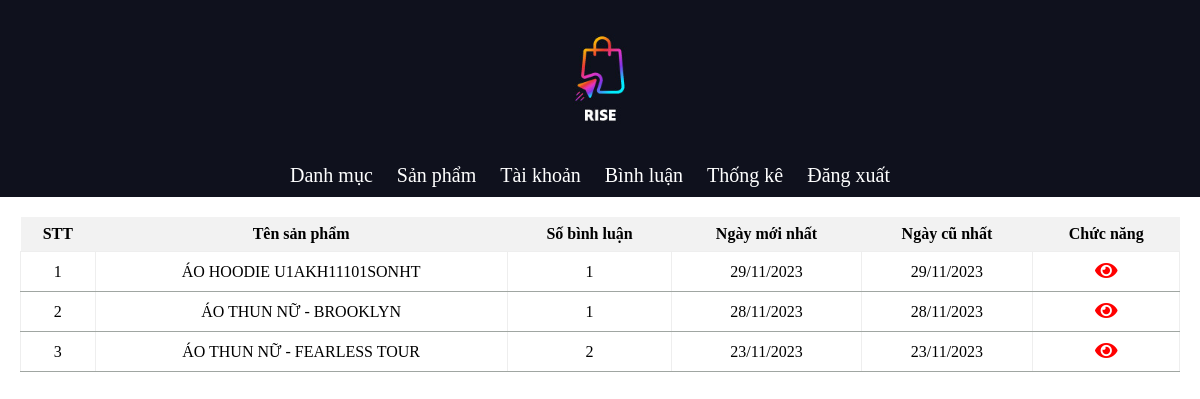
Screenshot of /admin/admin.php?pg=binhluan with the database file from the repository.
### tables this page shows
CREATE TABLE `binhluan` (
  `id` int(4) NOT NULL,
  `ten` varchar(100) NOT NULL,
  `noidung` varchar(100) NOT NULL,
  `ngaybinhluan` varchar(30) NOT NULL,
  `idpro` int(4) NOT NULL,
  `id_us` int(4) NOT NULL,
  `email` varchar(100) NOT NULL
);

CREATE TABLE `sanpham` (
  `id` int(4) NOT NULL,
  `ten_sp` varchar(100) NOT NULL,
  `hinh_sp` varchar(100) NOT NULL,
  `gia` int(10) NOT NULL,
  `iddm` int(4) NOT NULL,
  `mota` varchar(2000) NOT NULL,
  `trangthai` tinyint(4) NOT NULL DEFAULT 0,
  `giamgia` tinyint(4) NOT NULL DEFAULT 0,
  `soluong` tinyint(3) NOT NULL,
  `sodonhang` tinyint(3) NOT NULL
);

### dao/pdo.php (called while the page is built, shortened)
<?php
function pdo_get_connection()
{
    $dburl = "mysql:host=localhost;dbname=dataduan1;charset=utf8";
    $username = 'root';
    $password = '';
    $conn = new PDO($dburl, $username, $password);
    $conn->setAttribute(PDO::ATTR_ERRMODE, PDO::ERRMODE_EXCEPTION);
    return $conn;
}
function pdo_query($sql)
{
    $sql_args = array_slice(func_get_args(), 1);
    try {
        $conn = pdo_get_connection();
        $stmt = $conn->prepare($sql);
        $stmt->execute($sql_args);
        $rows = $stmt->fetchAll();
        return $rows;
    } catch (PDOException $e) {
        throw $e;
    } finally {
        unset($conn);
    }
}

### dao/binhluan.php (called while the page is built, shortened)
<?php
require_once 'pdo.php';
function load_bl($idpro)
{
    $sql = "SELECT binhluan.*, COUNT(binhluan.id) as sobinhluan, user.ten as ten, sanpham.ten_sp as tensp, MIN(binhluan.ngaybinhluan) as ngaycu, MAX(binhluan.ngaybinhluan) as ngaymoi
    FROM binhluan
    JOIN user ON binhluan.id_us = user.id_us
    JOIN sanpham ON binhluan.idpro = sanpham.id
    WHERE 1";
    $sql .= " GROUP BY binhluan.idpro ORDER BY binhluan.id DESC";
    return pdo_query($sql);
}

### admin/quantri/binhluan.php (the view, shortened to what this page needs)
<?php
$kq = '';
$stt = 0;
foreach ($showbl as $value) {
    $stt++;
    extract($value);
    $kq .= '<tr>
    <td>' . $stt . '</td>
    <td>' . $tensp . '</td>
    <td>' . $sobinhluan . '</td>
    <td>' . $ngaymoi . '</td>
    <td>' . $ngaycu . '</td>
    <td><a href="admin.php?pg=chitietbinhluan&idpro=' . $idpro . '"><i class="fas fa-eye" style="color: #ff0000;"></i></a></td>
    </tr>';
}
?>
<div class="content">
    <table border="1">
        <tr>
            <th>STT</th>
            <th>Tên sản phẩm</th>
            <th>Số bình luận</th>
            <th>Ngày mới nhất</th>
            <th>Ngày cũ nhất</th>
            <th>Chức năng</th>
        </tr>
        <?php echo $kq; ?>
    </table>
</div>
</body>
</html>

### view/css/admin.css (style rules this page uses)
body { margin: 0; padding: 0; }
.content { display: flex; justify-content: space-between; align-items: flex-start; }
table { flex: 2; }
table { margin: 20px; float: left; text-align: center; border: none; border-collapse: collapse; }
th { background-color: #f2f2f2; padding: 8px; border: none; }
td { border-bottom: 1px solid rgb(160, 166, 162); text-align: center; padding: 8px; }
a { text-decoration: none; font-size: 20px; }

### admin/quantri/binhluan.php (style rules this page uses)
.content { display: flex; justify-content: center; width: 80; }

### rows the page displays
binhluan: idpro.ten_sp "ÁO HOODIE U1AKH11101SONHT", sobinhluan "1", ngaymoi "29/11/2023", ngaycu "29/11/2023"
binhluan: idpro.ten_sp "ÁO THUN NỮ - BROOKLYN", sobinhluan "1", ngaymoi "28/11/2023", ngaycu "28/11/2023"
binhluan: idpro.ten_sp "ÁO THUN NỮ - FEARLESS TOUR", sobinhluan "2", ngaymoi "23/11/2023", ngaycu "23/11/2023"
